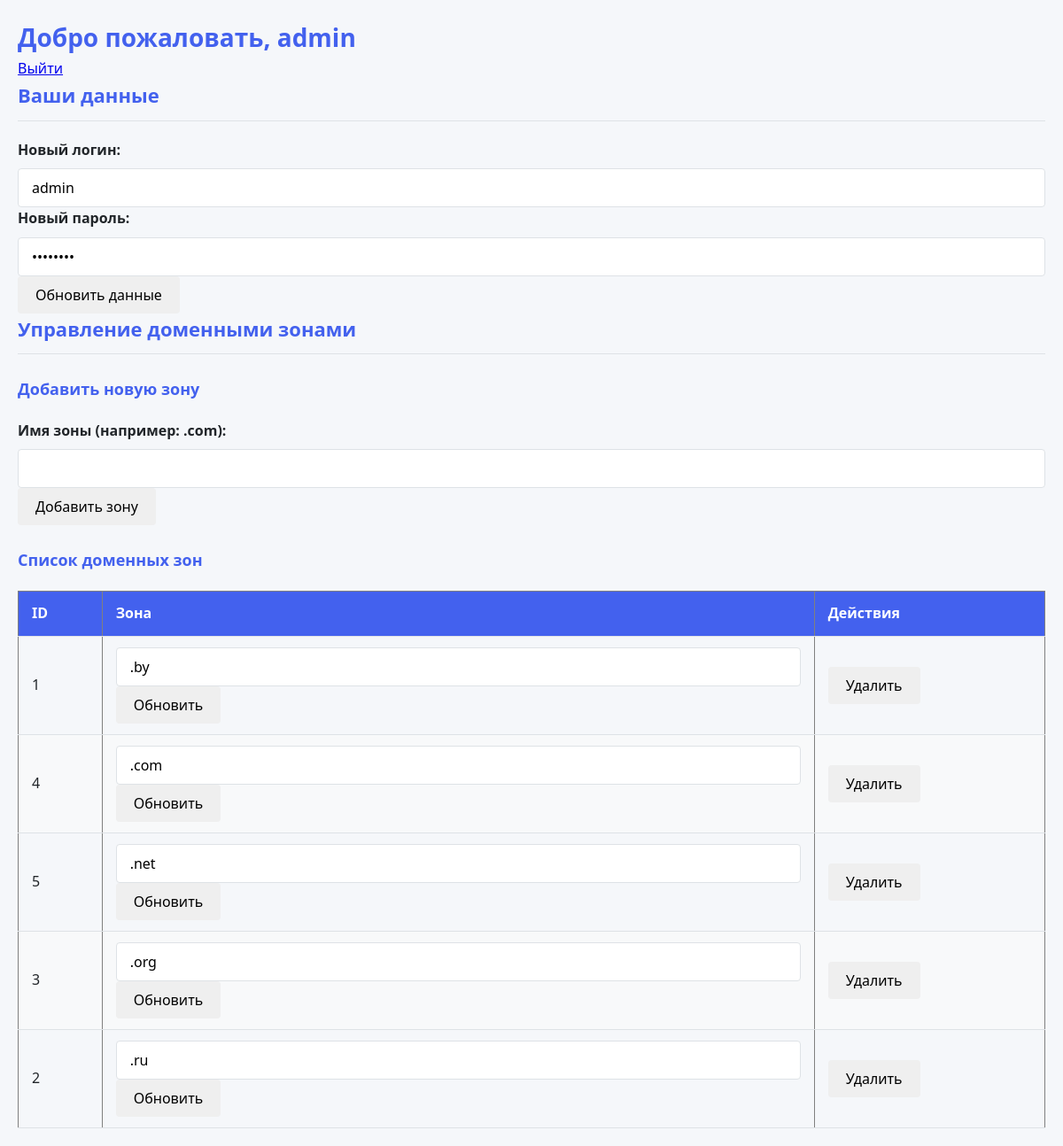
The page /admin/admin.php (signed in) on the database its author committed.
### tables this page shows
CREATE TABLE `domain_zones` (
  `zone_id` int(11) NOT NULL,
  `zone_name` varchar(10) NOT NULL
);

### admin/admin.php (the view, shortened to what this page needs)
<?php
require_once '../conect.php';
$current_admin = mysqli_query($conn, "SELECT * FROM administrators WHERE login = '{$_SESSION['admin_login']}'");
$admin_data = mysqli_fetch_assoc($current_admin);
$zones_result = mysqli_query($conn, "SELECT * FROM domain_zones");
?>
<!DOCTYPE html>
<html lang="ru">
<head>
    <link rel="stylesheet" href="../css/admin.css">
</head>
<body>
    <h1>Добро пожаловать, <?= htmlspecialchars($admin_data['login']) ?></h1>
    <a href="auth.php?logout">Выйти</a>
    <h2>Ваши данные</h2>
    <form method="POST">
        <div>
            <label>Новый логин:</label>
            <input type="text" name="new_login" value="<?= htmlspecialchars($admin_data['login']) ?>" required>
        </div>
        <div>
            <label>Новый пароль:</label>
            <input type="password" name="new_password" value="<?= htmlspecialchars($admin_data['password']) ?>" required>
        </div>
        <button type="submit" name="update_admin">Обновить данные</button>
    </form>
    <h2>Управление доменными зонами</h2>
    <form method="POST">
        <h3>Добавить новую зону</h3>
        <div>
            <label>Имя зоны (например: .com):</label>
            <input type="text" name="zone_name" required>
        </div>
        <button type="submit" name="add_zone">Добавить зону</button>
    </form>
    <h3>Список доменных зон</h3>
    <table border="1">
        <thead>
            <tr>
                <th>ID</th>
                <th>Зона</th>
                <th>Действия</th>
            </tr>
        </thead>
        <tbody>
            <?php while ($zone = mysqli_fetch_assoc($zones_result)): ?>
                <tr>
                    <td><?= $zone['zone_id'] ?></td>
                    <td>
                        <form method="POST" style="display:inline;">
                            <input type="text" name="new_zone_name" value="<?= htmlspecialchars($zone['zone_name']) ?>">
                            <button type="submit" name="update_zone">Обновить</button>
                        </form>
                    </td>
                    <td>
                        <form method="POST" onsubmit="return confirm('Удалить эту зону?');">
                            <button type="submit" name="delete_zone">Удалить</button>
                        </form>
                    </td>
                </tr>
            <?php endwhile; ?>
        </tbody>
    </table>
</body>
</html>

### css/admin.css (style rules this page uses)
:root { --primary-color: #4361ee; --secondary-color: #3f37c9; --danger-color: #f72585; --success-color: #4cc9f0; --light-color: #f8f9fa; --dark-color: #212529; --border-color: #dee2e6; --shadow: 0 4px 6px rgba(0, 0, 0, 0.1); }
* { box-sizing: border-box; margin: 0; padding: 0; font-family: 'Segoe UI', Tahoma, Geneva, Verdana, sans-serif; }
body { background-color: #f5f7fa; color: var(--dark-color); line-height: 1.6; padding: 20px; }
h1 { color: var(--primary-color); font-size: 28px; }
h2, h3 { color: var(--primary-color); margin-bottom: 20px; }
h2 { font-size: 22px; border-bottom: 1px solid var(--border-color); padding-bottom: 10px; }
h3 { font-size: 18px; margin-top: 25px; }
label { display: block; margin-bottom: 8px; font-weight: 600; color: var(--dark-color); }
input[type="text"], input[type="password"] { width: 100%; padding: 10px 15px; border: 1px solid var(--border-color); border-radius: 4px; font-size: 16px; transition: border-color 0.3s; }
button, .btn { padding: 10px 20px; border: none; border-radius: 4px; font-size: 16px; cursor: pointer; transition: all 0.3s; }
table { width: 100%; border-collapse: collapse; margin-top: 20px; }
th, td { padding: 12px 15px; text-align: left; border-bottom: 1px solid var(--border-color); }
th { background-color: var(--primary-color); color: white; font-weight: 600; }
tr:nth-child(even) { background-color: #f8f9fa; }

### rows shown on the page
domain_zones: zone_id "1", new_zone_name ".by"
domain_zones: zone_id "4", new_zone_name ".com"
domain_zones: zone_id "5", new_zone_name ".net"
domain_zones: zone_id "3", new_zone_name ".org"
domain_zones: zone_id "2", new_zone_name ".ru"

### other values the page prints
$admin_data['login'] "admin"
